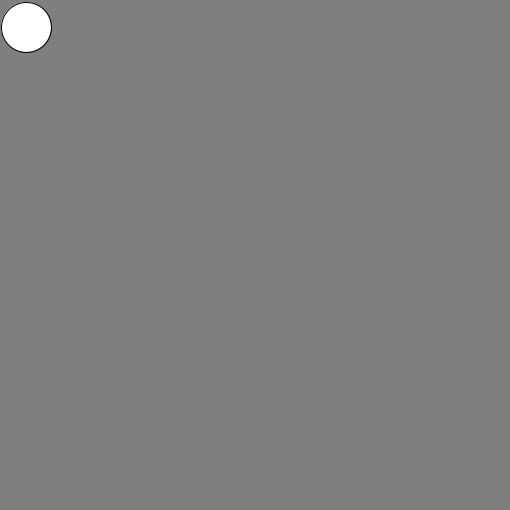
Frame 1 (no input)
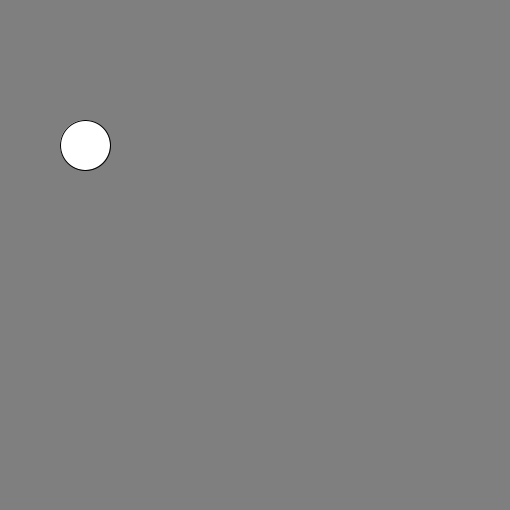
Frame 60 (the mouse pressed at the canvas centre just before this capture)
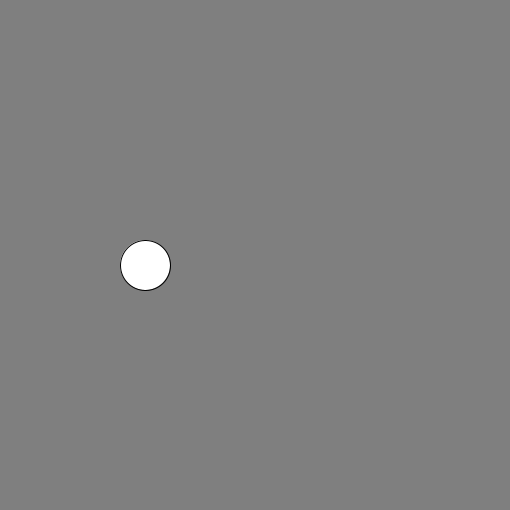
Frame 120 (the mouse held since frame 60 and released just before this capture)

The Processing sketch that drew these frames (run headless with seeded random() and noise(); from frame 60 on, the mouse is pressed at the canvas centre):

// Processing sketch: Bola_que_quica_na_parede
// ── Bola_que_quica_na_parede.pde
int diametro = 50, xpos = diametro/2, ypos = diametro/2, xf = 1, yf = 2;

void setup(){
  size(510, 510);
  frameRate(30);
}

void draw(){
  xpos = xpos + xf;
  ypos = ypos + yf;
  background(127);
  ellipse(xpos, ypos, diametro, diametro);
  if(xpos > width-diametro || xpos < diametro/2)
    xf = xf * -1;
  if(ypos > width-diametro || ypos < diametro/2)
    yf = yf * -1;
  println(xpos, ypos);
}
